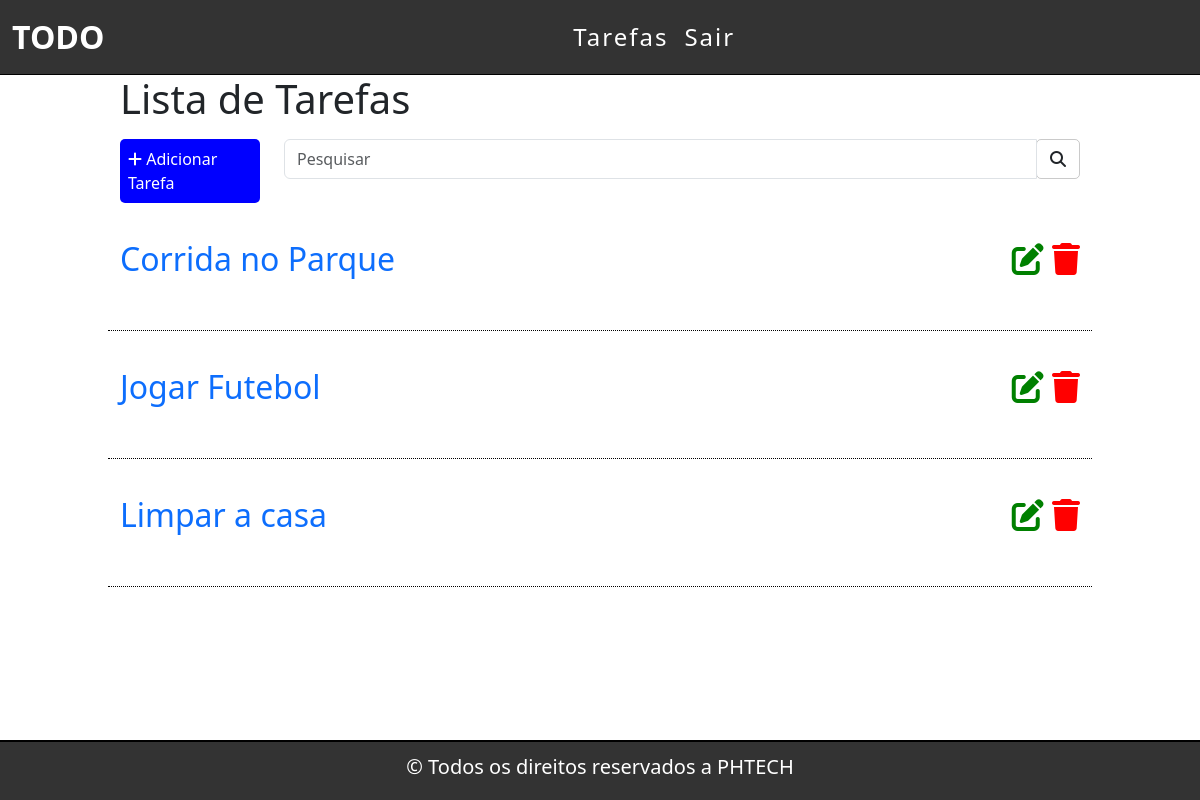
Page / (signed in) on the earlier database version.
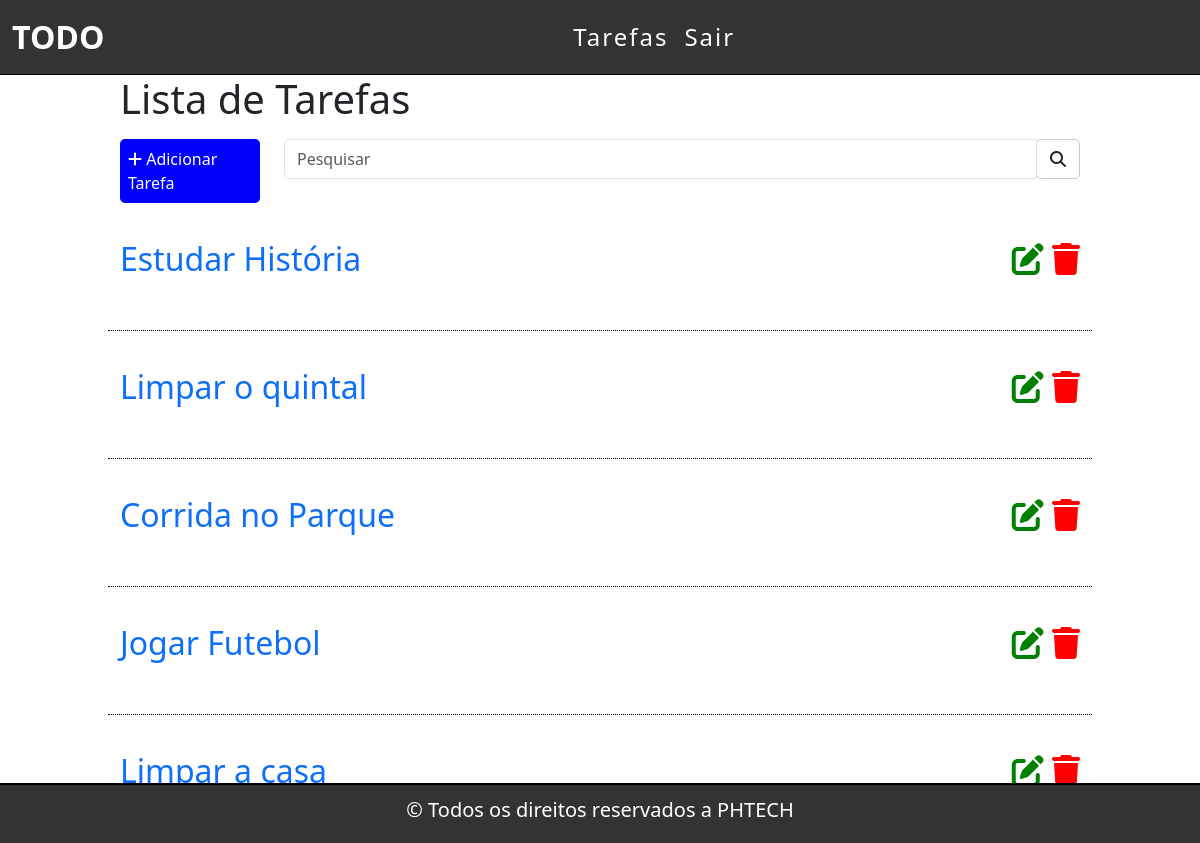
Same page on the later database version.
### tarefas/models.py (models this page shows, shortened)
class Tarefas(models.Model):
    titulo = models.CharField(max_length=255)
    descricao = models.TextField()
    usuario = models.ForeignKey(get_user_model(), on_delete=models.CASCADE)
    created_at = models.DateTimeField(auto_now_add=True)
    update_at = models.DateTimeField(auto_now=True)

### tarefas/views.py (the view)
# urls.py: path('', views.listaTarefa, name='lista-tarefa'),
@login_required
def listaTarefa(request):
    tarefas_list = Tarefas.objects.all().order_by('-created_at').filter(usuario=request.user)
    search = request.GET.get('search')
    if search:
        tarefas = Tarefas.objects.filter(titulo__icontains=search, usuario=request.user)
        return render(request, 'tarefas/list.html', {'tarefas':tarefas})
    else:
        return render(request, 'tarefas/list.html', {'tarefas':tarefas_list})

### templates/tarefas/list.html (shortened to what this page needs)
{% extends 'base.html' %}
{% block content %}
<div class="list-div">
    <h1>Lista de Tarefas</h1>
    <div class="row barra">
        <div class="col-sm-2">
            <a id="add-button" href="novaTarefa/">
                <div class="add-div">
                    <i class="fa fa-plus"></i> Adicionar Tarefa
                </div>
            </a>
        </div>
        <div class="col-sm-10">
            <form method="get" id="search-form">
                <div class="input-group">
                    <input type="text" class="form-control" placeholder="Pesquisar" name="search" value="{{request.GET.search}}">
                    <div class="input-group-btn">
                        <button class="btn btn-default" id="search-btn" type="submit">
                            <i class="fa fa-search"></i>
                        </button>
                    </div>
                </div>
            </form>
        </div>
    </div>
    {% for tarefa in tarefas %}
    <div class="row item">
        <div class="col-sm-10">
            <span><a class="link" href="/tarefa/{{tarefa.id}}">{{tarefa.titulo}}</a></span>
        </div>
        <div class="col-sm-2 icones">
            <a href="edit/{{tarefa.id}}"><span><i class="fa fa-edit"></i></span></a>
            <a href="delete/{{tarefa.id}}" class="delete-btn"><span><i class="fa fa-trash"></i></span></a>
        </div>
    </div>
    {% endfor %}
</div>
{% endblock %}

Differences in the rows shown:
added Tarefas: titulo "Estudar História"
added Tarefas: titulo "Limpar o quintal"
